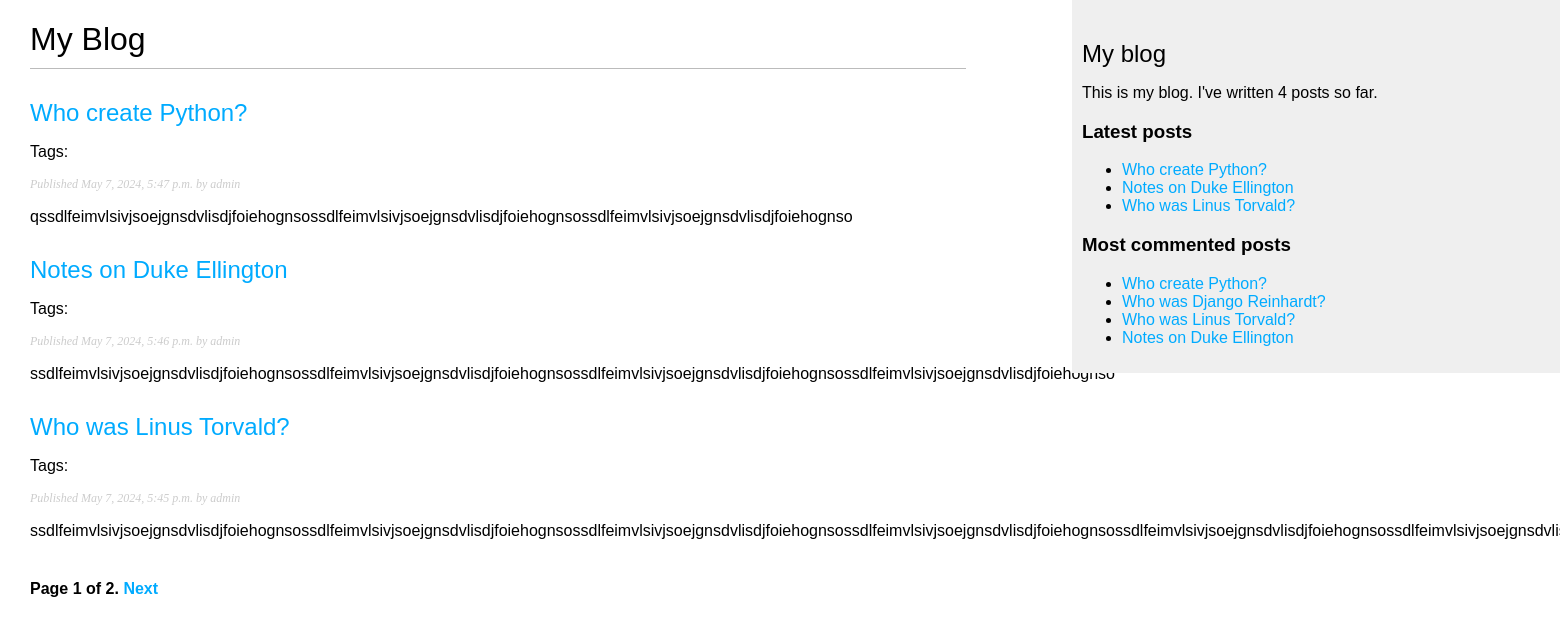
Page /blog/ on the earlier database version.
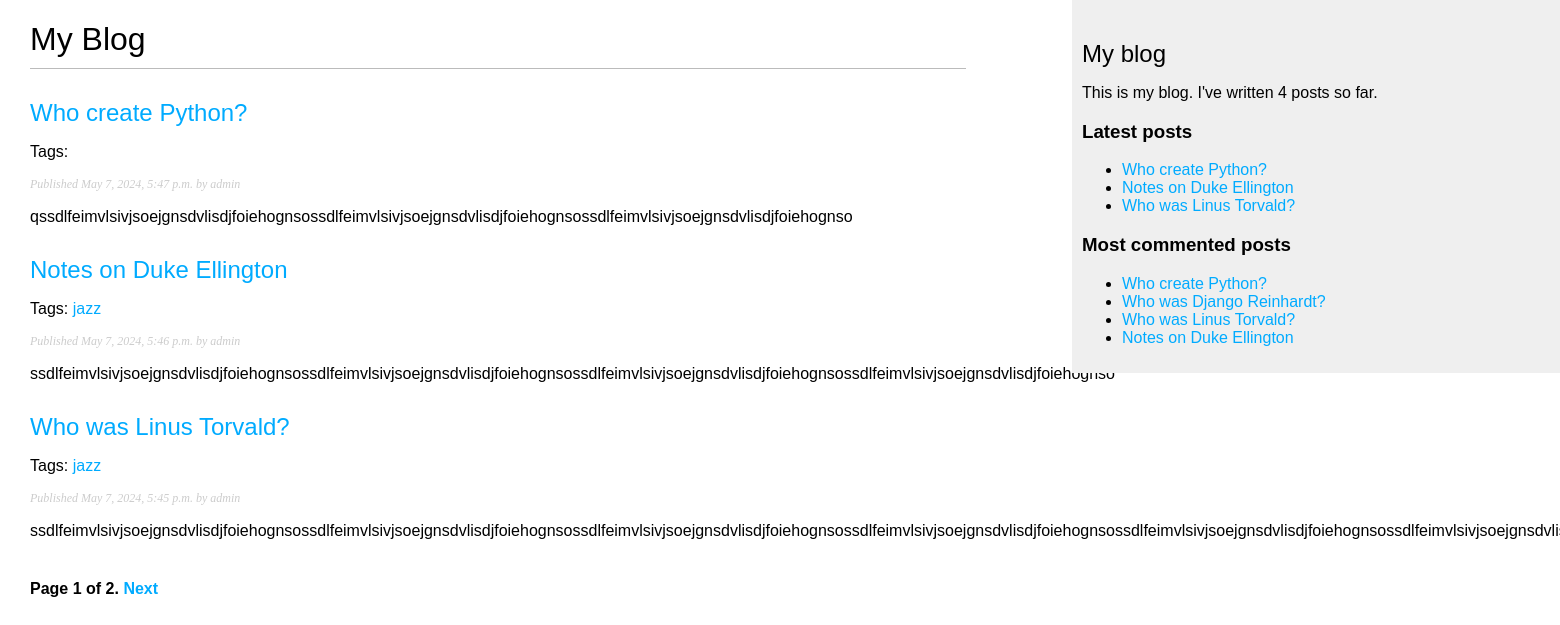
Same page on the later database version.
### blog/models.py (models this page shows, shortened)
class Post(models.Model):
    class Status(models.TextChoices):
        DRAFT = 'DF', 'Draft'
        PUBLISHED = 'PB', 'Published'
    title = models.CharField(max_length=250)
    slug = models.SlugField(max_length=250, unique_for_date='publish')
    author = models.ForeignKey(User, on_delete=models.CASCADE, related_name='blog_posts')
    body = models.TextField()
    tags = TaggableManager()
    publish = models.DateTimeField(default=timezone.now)
    created = models.DateTimeField(auto_now_add=True)
    updated = models.DateTimeField(auto_now=True)
    status = models.CharField(max_length=2, choices=Status.choices, default=Status.DRAFT)
    objects = models.Manager()
    published = PublishedManager()
    class Meta:
        ordering = ['-publish']
        indexes = [
            models.Index(fields=['-publish'])
        ]
    def get_absolute_url(self):
        return reverse('blog:post_detail', args=[self.publish.year, self.publish.month, self.publish.day, self.slug])

### blog/views.py (the view)
# urls.py: path('', views.post_list, name='post_list'),
def post_list(request, tag_slug=None):
    post_list = Post.published.all()
    tag = None
    if tag_slug:
        tag = get_object_or_404(Tag, slug=tag_slug)
        post_list = post_list.filter(tags__in=[tag])
    paginator = Paginator(post_list, 3)
    page_number = request.GET.get('page', 1)
    try:
        posts = paginator.page(page_number)
    except PageNotAnInteger:
        posts = paginator.page(1)
    except EmptyPage:
        posts = paginator.page(paginator.num_pages)
    return render(request, 'blog/post/list.html', {'posts': posts, 'tag': tag})

### blog/models.py (called while the page is built)
    def get_queryset(self):
        return super().get_queryset().filter(status=Post.Status.PUBLISHED)

### blog/templatetags/blog_tags.py (called while the page is built)
@register.simple_tag
def total_posts():
    return Post.published.count()

@register.inclusion_tag('blog/post/latest_posts.html')
def show_latest_posts(count=5):
    latest_posts = Post.published.order_by('-publish')[:count]
    return {'latest_posts': latest_posts}

@register.simple_tag
def get_most_commented_posts(count=5):
    return Post.published.annotate(total_comments=Count('comments')).order_by('-total_comments')[:count]

@register.filter(name='markdown')
def markdown_format(text):
    return mark_safe(markdown.markdown(text))

### blog/templates/blog/post/list.html (shortened to what this page needs)
{% extends "blog/base.html" %}
{% load blog_tags %}
{% block content %}
    <h1>My Blog</h1>
    {% for post in posts %}
        <h2>
            <a href="{{ post.get_absolute_url }}">
                {{ post.title }}
            </a>
        </h2>
        <p class="tags">
            Tags:
            {% for tag in post.tags.all %}
                <a href="{% url "blog:post_list_by_tag" tag.slug %}">
                    {{ tag.name }}
                </a>
            {% endfor %}
        </p>
        <p class="date">
            Published {{ post.publish }} by {{ post.author }}
        </p>
        {{ post.body|markdown|truncatewords_html:30 }}
    {% endfor %}
    {% include "blog/pagination.html" with page=posts %}
{% endblock %}

### blog/templates/blog/base.html (shortened to what this page needs)
{% load static %}
{% load blog_tags %}
<!DOCTYPE html>
<html>
<head>
    <link href="{% static "css/blog.css" %}" rel="stylesheet">
</head>
<body>
<div id="content">
    {% block content %}
    {% endblock %}
</div>
<div id="sidebar">
    <h2>My blog</h2>
    <p>
        This is my blog.
        I've written {% total_posts %} posts so far.
    </p>
    <h3>Latest posts</h3>
    {% show_latest_posts 3 %}
    <h3>Most commented posts</h3>
    {% get_most_commented_posts as most_commented_posts %}
    <ul>
        {% for post in most_commented_posts %}
            <li>
                <a href="{{ post.get_absolute_url }}">{{ post.title }}</a>
            </li>
        {% endfor %}
    </ul>
</div>
</body>
</html>

### blog/templates/blog/post/latest_posts.html
<ul>
    {% for post in latest_posts %}
        <li>
            <a href="{{ post.get_absolute_url }}">{{ post.title }}</a>
        </li>
    {% endfor %}
</ul>

Differences in the rows shown:
changed Post "Notes on Duke Ellington": gains Tag (name "jazz")
changed Post "Who was Linus Torvald?": gains Tag (name "jazz")
